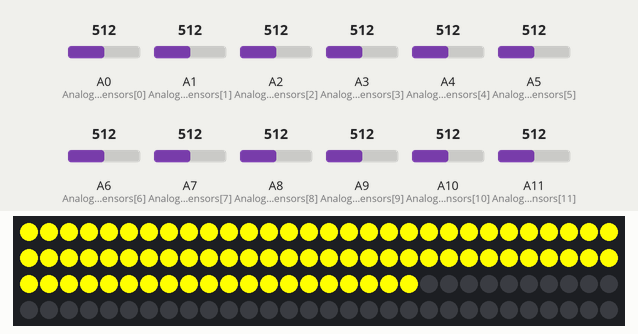
The sketch below on a simulated Arduino Mega 2560, built with avr-gcc and run on an emulated ATmega2560. Shown: 120 RGB LEDs in strip order, left to right, continuing on the next row. The test bench sets the inputs (shaded band); at power-on: A0 (Analog_Sensors[0]) = 512, A1 (Analog_Sensors[1]) = 512, A2 (Analog_Sensors[2]) = 512, A3 (Analog_Sensors[3]) = 512, A4 (Analog_Sensors[4]) = 512, A5 (Analog_Sensors[5]) = 512, A6 (Analog_Sensors[6]) = 512, A7 (Analog_Sensors[7]) = 512, A8 (Analog_Sensors[8]) = 512, A9 (Analog_Sensors[9]) = 512, A10 (Analog_Sensors[10]) = 512, A11 (Analog_Sensors[11]) = 512. What the sketch prints to the serial monitor is not drawn.

Above: at 0.5 s.

The sketch:

tunnel_safety_system_ver_03.2.ino
```cpp
#include <Adafruit_NeoPixel.h> // Neopixel을 사용하기 위해서 라이브러리를 불러옵니다.

#include <avr/power.h>


#define NeoPixel_PIN 6       // 네오픽셀 LED 제어 입력 핀 설정
#define NUMPIXELS 120        // Neopixel LED 소자 수
#define TunnelPIXELS 56


#define BRIGHTNESS 255     // 밝기 설정 0(어둡게) ~ 255(밝게) 까지 임의로 설정 가능

#define MAX_ANALOGE 900      // 센서에 물체가 인식되었다고 판단하는 최대 아날로그 값
#define MIN_ANALOGE 500      // 센서에 물체가 인식되었다고 판단하는 최소 아날로그 값

#define Accident 400        // 동일한 센서에 일정 시간 이상 감지시 사고로 판단하는 시간
#define Wait 100             // Loop 한번 돌고 나서 기다리는 시간
#define Congest 4            // 정체라고 판단하는 센서 수

int Sensor_on_count = 0;     //현재 Loop에서 물체가 인식된 센서 수
int left_Sensor_on_count = 0;//현재 Loop에서 터널에 들어가는 방향 기준 왼쪽에 위치한 센서 중 물체에 인식된 센서 수
int right_Sensor_on_count = 0;//현재 Loop에서 터널에 들어가는 방향 기준 오른쪽에 위치한 센서 중 물체에 인식된 센서 수

int Sensor_on_timer[12] = {0,0,0,0,0,0,0,0,0,0,0,0};  // 각각의 센서에 물체가 연속적으로 인식되어 있는 시간을 저장해둔 배열
int Sensor_on_timer_Max = 0; //Sensor_on_timer의 Max 값을 저장해 두기 위한 변수


char *Analog_Sensors[] = {A0, A1, A2, A3, A4, A5,
                          A6, A7, A8, A9, A10, A11
                         };


Adafruit_NeoPixel strip = Adafruit_NeoPixel(NUMPIXELS, NeoPixel_PIN, NEO_GRB + NEO_KHZ800);

void setup() {
  Serial.begin(9600);
  strip.setBrightness(BRIGHTNESS);    //  BRIGHTNESS 만큼 밝기 설정
  strip.begin();                                        //  Neopixel 제어를 시작
  strip.show();                                        //  Neopixel 동작 초기화 합니다
}


//////////////////////////////Loop///////////////////////////////////////////////////

void loop() {
  Sensor_on_count = 0;
  left_Sensor_on_count = 0;
  right_Sensor_on_count = 0;

  count_active_sensor();       //현재 물체가 인식되고 있는 센서의 수를 Sensor_on_count 변수에 저장
  count_left_active_sensor();
  count_right_active_sensor();


  sensor_on_time_check();   //현재 센서에 물체가 연속적으로 인식되고 있는 각각의 시간을 확인해서 Sensor_on_timer[12] 배열에 저장

  //----------------------------------Left----------------------------------------------//
  if(left_Sensor_on_count >= Congest){           //도로 왼쪽에 위치한 센서 중 4개 이상의 센서에 감지가 될 경우 정체로 판단
    setLeftYellow();
    reset_count();
    Serial.println("1");
  }

  else if(find_left_MAX() >= Accident){    //도로 왼쪽에 위치해 있는 특정 센서에 차량이 일정 시간 이상 지속적으로 감지될 경우 사고로 판단
    setLeftRed();
    Serial.println("2");
  }

  else{
    setLeftGreen();
  }


  //-----------------------------------Right----------------------------------------------//
  if(right_Sensor_on_count >= Congest){           //도로 오른쪽에 위치한 센서 중 3개 이상의 센서에 감지가 될 경우 정체로 판단
    setRightYellow();
    reset_count();
    Serial.println("1");
  }

  else if(find_right_MAX() >= Accident){    //도로 오른쪽에 위치해 있는 특정 센서에 차량이 일정 시간 이상 지속적으로 감지될 경우 사고로 판단
    setRightRed();
    Serial.println("2");
  }

  else{
    setRightGreen();
  }

  //--------------------------------------------------------------------------------------//

  delay(Wait);
}

//--------------------------------------------LOOP END----------------------------------------------------------//


//-------------------------------------------Loop 문에서 사용하기 위한 함수들-------------------------------------//
void setGreen(){
  colorWipe(strip.Color(0,255,0),0);
}

void setLeftGreen(){
  leftcolorWipe(strip.Color(0,255,0),0);
  leftroadcolorWipe(strip.Color(0,255,0), 0);
}

void setRightGreen(){
  rightcolorWipe(strip.Color(0,255,0),0);
  rightroadcolorWipe(strip.Color(0,255,0), 0);
}


void setYellow(){
  colorWipe(strip.Color(255,255,0),0);
}

void setLeftYellow(){
  leftcolorWipe(strip.Color(255,255,0),0);
  leftroadcolorWipe(strip.Color(255,255,0), 0);
}

void setRightYellow(){
  rightcolorWipe(strip.Color(255,255,0),0);
  rightroadcolorWipe(strip.Color(255,255,0), 0);
}


void setRed(){
  colorWipe(strip.Color(255,0,0),0);
}

void setLeftRed(){
  leftcolorWipe(strip.Color(255,0,0),0);
  leftroadcolorWipe(strip.Color(255,0,0), 0);
}

void setRightRed(){
  rightcolorWipe(strip.Color(255,0,0),0);
  rightroadcolorWipe(strip.Color(255,0,0), 0);
}

void colorWipe(uint32_t c, uint8_t wait){    //  loop에서 사용할 colorWipe 함수를 만든 공식
  for(uint16_t i=0; i<TunnelPIXELS; i++){
  strip.setPixelColor(i,c);
  strip.show();
  delay(wait);
  }
}

void leftcolorWipe(uint32_t c, uint8_t wait){
  for(uint16_t i=0; i<TunnelPIXELS; i++){
    if ((i / 7) % 2 == 1)  continue;
  strip.setPixelColor(i,c);
  strip.show();
  delay(wait);
  }
}

void leftroadcolorWipe(uint32_t c, uint8_t wait){
  for(uint16_t i= TunnelPIXELS; i< (TunnelPIXELS + 24); i++){
  if(((i - TunnelPIXELS) / 6) % 2 == 1)
    continue;
  strip.setPixelColor(i,c);
  strip.show();
  delay(wait);
  }
}

void rightcolorWipe(uint32_t c, uint8_t wait){
  for(uint16_t i= 0; i<TunnelPIXELS; i++){
  if((i / 7) % 2 == 0)
    continue;
  strip.setPixelColor(i,c);
  strip.show();
  delay(wait);
  }
}

void rightroadcolorWipe(uint32_t c, uint8_t wait){
  for(uint16_t i= TunnelPIXELS; i<(TunnelPIXELS + 24); i++){
  if(((i - TunnelPIXELS) / 6) % 2 == 0)  continue;
  strip.setPixelColor(i,c);
  strip.show();
  delay(wait);
  }
}


void count_active_sensor(){                    //물체가 인식된 센서의 개수 구하는 함수
  for(int i = 0; i < 12 ; i++){
    if(analogRead(Analog_Sensors[i]) < MAX_ANALOGE && (analogRead(Analog_Sensors[i]) > MIN_ANALOGE)){
      Sensor_on_count++;
    }
  }
}

void count_left_active_sensor(){              //왼쪽 센서에 물체가 인식된 센서 수
  for(int i = 1; i < 12; i += 2){
    if(analogRead(Analog_Sensors[i]) < MAX_ANALOGE && (analogRead(Analog_Sensors[i]) > MIN_ANALOGE)){
      left_Sensor_on_count++;
    }
  }
}

void count_right_active_sensor(){             //오른쪽 센서에 물체가 인식된 센서 수
  for(int i = 0; i < 12; i += 2){
    if(analogRead(Analog_Sensors[i]) < MAX_ANALOGE && (analogRead(Analog_Sensors[i]) > MIN_ANALOGE)){
      right_Sensor_on_count++;
    }
  }
}


void sensor_on_time_check(){
  for(int i = 0; i < 12; i++){
    if(analogRead(Analog_Sensors[i]) < MAX_ANALOGE && (analogRead(Analog_Sensors[i]) > MIN_ANALOGE)){   //만약 특정 센서에 물체가 인식되어 있으면 해당하는 센서 index와 동일한 Sensor_on_timer 배열의 인덱스를 Wait 만큼 증가 (사고 판단에 사용)
      Sensor_on_timer[i] += Wait;
    }
    else{
      Sensor_on_timer[i] = 0;
    }
  }
}

void reset_count(){
  for(int i = 0; i < 12 ; i++){
    Sensor_on_timer[i] = 0;
  }
}


int find_MAX(){                                                                              //Sensor_on_timer 배열의 최댓값을 리턴하는 함수
    int max = Sensor_on_timer[0];
    for (int i = 0; i < 12; i++) {
      if (Sensor_on_timer[i] > max) max = Sensor_on_timer[i];
    }
    return max;
}

int find_left_MAX(){
  int max = Sensor_on_timer[1];
  for (int i = 1; i < 12; i += 2) {
    if (Sensor_on_timer[i] > max) max = Sensor_on_timer[i];
  }
  return max;
}

int find_right_MAX(){
  int max = Sensor_on_timer[2];
  for (int i = 0; i < 12; i += 2) {
    if (Sensor_on_timer[i] > max) max = Sensor_on_timer[i];
  }
  return max;
}


//---------------------------------------------검증용 함수-------------------------------------------//

void print_sensor_on_time(){                                                               //Sensor_on_timer 배열 출력
  for(int i = 0; i < 12; i++){
    Serial.print(Sensor_on_timer[i]);
    Serial.print(" ");
  }
  Serial.println();
}

void print_Analog_Value(){                                                                //각각의 센서의 Analog 값 출력
  for(int i = 0; i < 12; i++){
    Serial.print(Analog_Sensors[i]);
    Serial.print(" : ");
    Serial.print(analogRead(Analog_Sensors[i]));
    Serial.print("  ");
  }
  Serial.println("\n");
}
```
